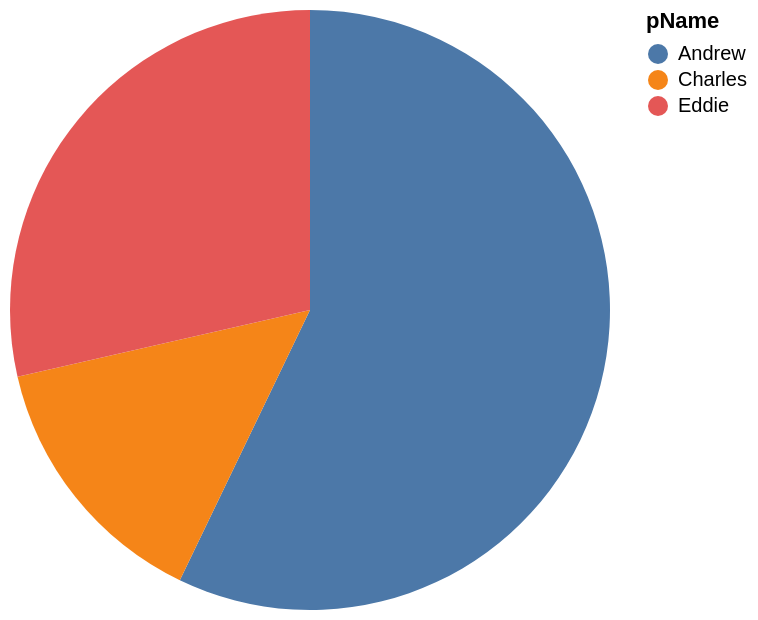

Source (Vega-Lite JSON):
### Vega-Lite specification from a JSON file in a GitHub repository (floating-point values rounded to 4 significant figures)
{"data": {"values": [{"x_data": "Andrew", "y_data": 1200}, {"x_data": "Charles", "y_data": 300}, {"x_data": "Eddie", "y_data": 600}]}, "mark": "arc", "encoding": {"theta": {"field": "y_data", "type": "quantitative", "title": "HS"}, "color": {"field": "x_data", "type": "nominal", "title": "pName"}}}
